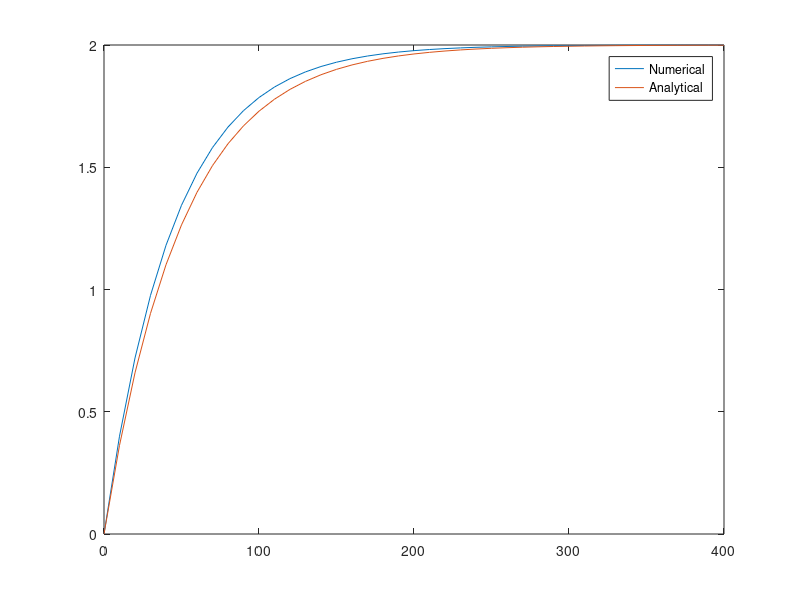

The MATLAB source for this figure:
% cOdE
% clear all; clc;

% Variables
x(1)=0;
y(1)=0;
Q=0.1;
V=5;
C_in=2;
f=@(t,C) Q/V*(C_in - C);
h=10;
Lx=400;
num_steps = Lx/h;

for i=1:num_steps
	x(i+1) = x(i)+h;
	y(i+1)=y(i)+h*f(x(i),y(i));
end

plot(x,y);
hold on;

C_act = @(t) C_in*(1-exp(-Q*t/V));
plot(x,C_act(x));
legend('Numerical','Analytical');

wait = input("Press Enter to Exit.");
